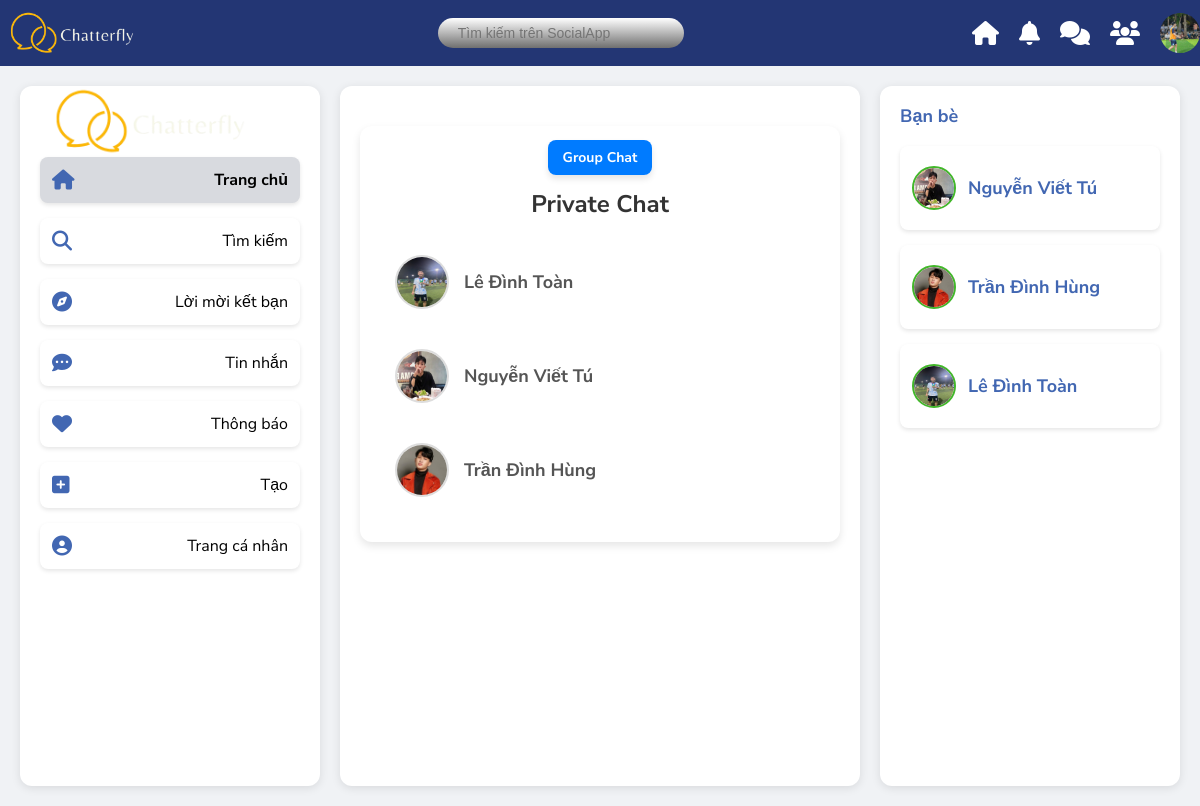
/listroom-private/ (signed in), run on the app's committed database.
### a_users/models.py (models this page shows, shortened)
class Profile(models.Model):
    user = models.OneToOneField(User, on_delete=models.CASCADE)
    image = models.ImageField(upload_to='avatars/', default='avt.jpg', null=True, blank=True)
    realname = models.CharField(max_length=20, null=True, blank=True)
    email = models.EmailField(unique=True, null=True)
    location = models.CharField(max_length=20, null=True, blank=True)
    bio = models.TextField(null=True, blank=True)
    created = models.DateTimeField(auto_now_add=True)
    @property
    def avatar(self):
        try:
            avatar = self.image.url
        except:
            avatar = static('images/avt.jpg')
        return avatar
    @property
    def name(self):
        if self.realname:
            name = self.realname
        else:
            name = self.user.username
        return name

### a_rtchat/models.py (models this page shows, shortened)
class PrivateChat(models.Model):
    user1 = models.ForeignKey(User, related_name='private_chats_1', on_delete=models.CASCADE)
    user2 = models.ForeignKey(User, related_name='private_chats_2', on_delete=models.CASCADE)
    created_at = models.DateTimeField(auto_now_add=True)
    class Meta:
        unique_together = ('user1', 'user2')

### a_rtchat/views.py (the view)
# urls.py: path('listroom-private/', private_chat_list, name='listroom_private'),
@login_required
def private_chat_list(request):
    chats = PrivateChat.objects.filter(Q(user1=request.user) | Q(user2=request.user))
    return render(request, 'a_rtchat/private_chat_list.html', {'chats': chats})

### a_users/context_processors.py (called while the page is built)
def friends_context(request):
    if request.user.is_authenticated:
        try:
            friend_list = FriendList.objects.get(user=request.user)
            friend_ids = friend_list.friends.values_list('id', flat=True)
            users = User.objects.all()
        except FriendList.DoesNotExist:
            friend_ids = []
            users = []
    else:
        friend_ids = []
        users = []
    return {
        'users': users,
        'friend_ids': friend_ids,
    }

### templates/a_rtchat/private_chat_list.html (shortened to what this page needs)
{% extends "includes/layouts/a.html" %}
{% block content %}
<div class="containe">
    <div style="text-align: center; margin-bottom: 20px;">
        <a href="{% url 'listroom' %}" class="join-btn">Group Chat</a>
        <h2>Private Chat</h2>
    </div>
    {% for chat in chats %}
    <a href="{% if chat.user1 == request.user %}
                 {% url 'private_chat_room' chat.user2.username %}
             {% else %}
                 {% url 'private_chat_room' chat.user1.username %}
             {% endif %}" style="text-decoration: none;">
        <div class="room">
            <div class="room-info">
                <img src="{% if chat.user1 == request.user %}{{ chat.user2.profile.avatar }}{% else %}{{ chat.user1.profile.avatar }}{% endif %}" alt="User Avatar" class="room-avatar">
                <div class="room-name">
                    {% if chat.user1 == request.user %}
                        {{ chat.user2.profile.realname }}
                    {% else %}
                        {{ chat.user1.profile.realname }}
                    {% endif %}
                </div>
            </div>
        </div>
    </a>
    {% empty %}
    <p>Chưa có cuộc trò chuyện nào.</p>
    {% endfor %}
</div>
{% endblock %}

### templates/includes/layouts/a.html (shortened to what this page needs)
{% extends "base.html" %}
{% block layout %}
{% load static %}
<div class="container">
    <div class="sidebar left-sidebar">
        <div class="logo"><img src="{% static 'images/ChatLogo.png' %}" alt=""></div>
        <ul>
            <li class="menu-item active" data-page="home" onclick="window.location.href='{% url 'home' %}'"><i
                    class="fas fa-home"></i> Trang chủ</li>
            <li class="menu-item" data-page="search" onclick="window.location.href='{% url 'user_list' %}'"><i
                    class="fas fa-search"></i> Tìm kiếm</li>
            <li class="menu-item" data-page="explore" onclick="window.location.href='{% url 'pending_requests' %}'"><i
                    class="fas fa-compass"></i> Lời mời kết bạn</li>
            <li class="menu-item" data-page="messages" onclick="window.location.href='{% url 'listroom_private' %}'"><i
                    class="fas fa-comment-dots"></i> Tin nhắn</li>
            <li class="menu-item" data-page="notifications"><i class="fas fa-heart"></i> Thông báo</li>
            <li class="menu-item" data-page="create" onclick="window.location.href='{% url 'post-create' %}'"><i
                    class="fas fa-plus-square"></i> Tạo</li>
            <li class="menu-item" data-page="profile" onclick="window.location.href='{% url 'profile' %}'"><i
                    class="fas fa-user-circle"></i> Trang cá nhân</li>
        </ul>
    </div>
    <div class="main-content">
        <div id="content-area">
            {%block content%}
            {%endblock%}
        </div>
    </div>
    <div class="sidebar right-sidebar">
        <h3>Bạn bè</h3>
        <ul>
            {% for user in users %}
            {% if user.id in friend_ids %}
            <li onclick="window.location.href='{% url 'private_chat_room' user.username %}'">
                <div>
                    <img src="{{ user.profile.avatar }}" alt="{{ user.username }}">
                    <div>
                        <h3>{{ user.profile.name }}</h3>
                    </div>
                </div>
            </li>
            {% endif %}
            {% endfor %}
        </ul>
    </div>
</div>
{% endblock layout %}

### templates/includes/header.html (shortened to what this page needs)
    {% load static %}
    <div class="header">
        <div class="logo"><img src="{% static 'images/ChatLogo.png' %}" alt=""></div>
        <div class="search-bar">
            <div class="InputContainer">
                <input class="input" type="text" placeholder="Tìm kiếm trên SocialApp">
            </div>
        </div>
        <div class="right-section">
            <div class="nav-links">
                <a href="{% url 'home' %}"><i class="fas fa-home"></i></a>
                <a href=""><i class="fas fa-bell"></i></a>
                <a href="{% url 'listroom_private' %}"><i class="fas fa-comments"></i></a>
                <a href="{% url 'friend_list' %}"><i class="fas fa-users"></i></a>
            </div>
            {% if user.is_authenticated %}
            <div class="avatar">
                {% if user.profile.image %}
                    <img src="{{ user.profile.image.url }}" alt="Avatar">
                {% else %}
                    <img src="/static/avt.jpg" alt="Default Avatar">
                {% endif %}
            </div>
        {% else %}
            <div>
                <a href="{% url 'account_login' %}">Log In</a>
                <a href="{% url 'account_signup' %}">Sign Up</a>
            </div>
        {% endif %}
        </div>
    </div>

### templates/includes/header.html (style rules this page uses)
body { margin: 0; }
.header { background-color: #233674; color: white; padding: 10px 0px; display: flex; align-items: center; justify-content: space-between; width: 100%; }
.header .logo { display: flex; align-items: center; gap: 10px; }
.header .logo img { width: 150px; object-fit: contain; }
.header .search-bar { flex: 0.3; display: flex; align-items: center; }
.header .search-bar .InputContainer { width: 100%; height: 30px; display: flex; align-items: center; background: linear-gradient(to bottom, #ffffff, #6f6f6f); border-radius: 15px; padding: 0 10px; }
.header .search-bar .input { width: 100%; border: none; outline: none; background: none; color: white; padding-left: 10px; font-size: 14px; }
.header .right-section { display: flex; align-items: center; gap: 20px; position: relative; }
.header .nav-links { display: flex; gap: 20px; }
.header .nav-links a { color: white; text-decoration: none; font-size: 20px; display: flex; align-items: center; }
.header .nav-links a i { font-size: 24px; }
.header .avatar { width: 40px; height: 40px; border-radius: 50%; overflow: hidden; cursor: pointer; position: relative; }
.header .avatar img { width: 100%; height: 100%; object-fit: cover; }

### templates/includes/layouts/a.html (style rules this page uses)
body { margin: 0; font-family: 'Nunito Sans', sans-serif; background-color: #f0f2f5; height: 100vh; display: flex; flex-direction: column; }
.container { display: flex; margin-top: 20px; flex-grow: 1; padding: 0 20px 20px 20px; gap: 20px; scrollbar-width: thin; scrollbar-color: #b3b3b3 #f0f0f0; }
ul { list-style: none; padding: 0; margin: 0 auto; max-width: 800px; }
li { display: flex; align-items: center; justify-content: space-between; background: #ffffff; padding: 20px; border-radius: 12px; box-shadow: 0 2px 4px rgba(0, 0, 0, 0.1); margin-bottom: 15px; transition: transform 0.2s ease, box-shadow 0.2s ease; }
li div:first-child { display: flex; align-items: center; }
.sidebar { width: 260px; padding: 0px 20px; background-color: #fff; border-radius: 12px; box-shadow: 0 2px 10px rgba(0, 0, 0, 0.1); height: calc(100vh - 100px); overflow-y: auto; }
.left-sidebar .logo img { display: flex; text-align: center; justify-content: center; width: 230px; }
.left-sidebar ul, .right-sidebar ul { list-style: none; padding: 0; margin: 0; }
.left-sidebar ul li, .right-sidebar ul li { display: flex; align-items: center; padding: 12px; border-radius: 8px; transition: background 0.2s ease, transform 0.1s ease; cursor: pointer; }
.left-sidebar ul li.active { background-color: #d8dadf; font-weight: bold; }
.left-sidebar ul li i, .right-sidebar ul li i { font-size: 20px; margin-right: 14px; color: #4267B2; }
.left-sidebar ul li img, .right-sidebar ul li img { width: 38px; height: 38px; border-radius: 50%; margin-right: 14px; }
.main-content { flex-grow: 1; padding: 0px 20px; background-color: #fff; border-radius: 12px; box-shadow: 0 2px 10px rgba(0, 0, 0, 0.1); height: calc(100vh - 100px); overflow-y: auto; scrollbar-width: thin; scrollbar-color: #b3b3b3 #f0f0f0; }
.right-sidebar h3 { font-size: 18px; color: #4267B2; }
.right-sidebar ul li img { width: 40px; height: 40px; border-radius: 50%; margin-right: 12px; border: 2px solid #42b72a; }

### templates/a_rtchat/private_chat_list.html (style rules this page uses)
body { background-color: #f0f2f5; margin: 0; padding: 0; }
.containe { max-width: 700px; margin: 40px auto; background: #ffffff; padding: 20px; border-radius: 12px; box-shadow: 0 4px 8px rgba(0, 0, 0, 0.1); }
.containe h2 { font-size: 24px; color: #333333; margin-bottom: 20px; }
.room { display: flex; align-items: center; justify-content: space-between; padding: 15px; border-bottom: 1px solid #e0e0e0; border-radius: 8px; transition: background-color 0.3s ease, transform 0.2s ease, box-shadow 0.2s ease; margin-bottom: 10px; }
.room:last-child { border-bottom: none; }
.room-info { display: flex; align-items: center; }
.room-avatar { width: 50px; height: 50px; border-radius: 50%; margin-right: 15px; border: 2px solid #ddd; transition: border-color 0.3s ease; }
.room-name { font-size: 18px; font-weight: bold; color: #555555; transition: color 0.3s ease; }
a { text-decoration: none; }
.join-btn { background-color: #007bff; color: white; border: none; padding: 8px 15px; border-radius: 8px; font-size: 14px; font-weight: bold; cursor: pointer; transition: background-color 0.3s ease, transform 0.2s ease, box-shadow 0.2s ease; box-shadow: 0 4px 6px rgba(0, 0, 0, 0.1); }

### data on the page
PrivateChat: user2.profile.avatar (picture), user2.profile.realname "Lê Đình Toàn"
PrivateChat: user1.profile.avatar (picture), user1.profile.realname "Nguyễn Viết Tú"
PrivateChat: user1.profile.avatar (picture), user1.profile.realname "Trần Đình Hùng"

### other printed values
{{ user.profile.name }} "Nguyễn Viết Tú"
{{ user.profile.name }} "Trần Đình Hùng"
{{ user.profile.name }} "Lê Đình Toàn"
